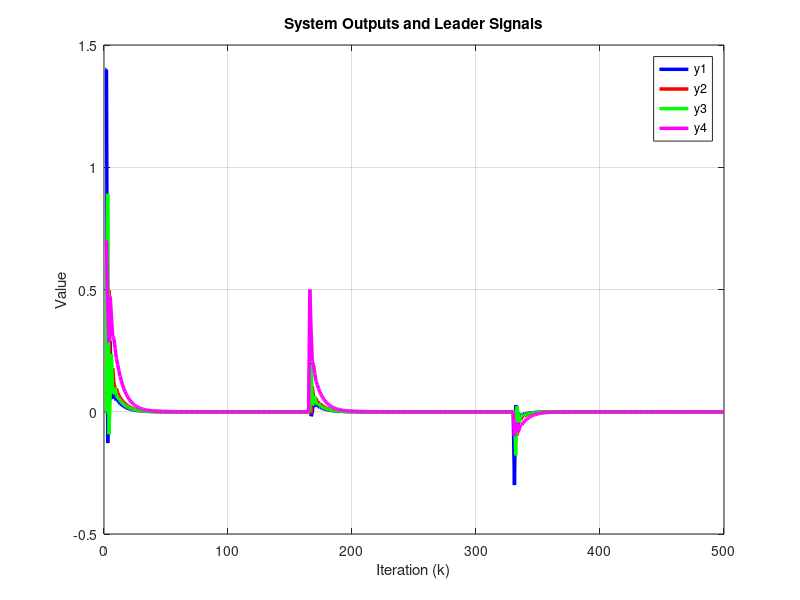

MATLAB code to generate this figure:
clc; clear;

%Parameters

rho = 10.5;
eta = 5;
lamda = 100;
mu = 80.5;
epsilon = 1e-5;
alpha = 1;

T = 0.1;
gamma1 = 0.05;
gamma2 = 0.05;
gamma3 = 0.05;
gamma4 = 0.05;

beta = 10;
sigma = 95;
tau = 1e-5;
nena = 1e-5;

rT = 1024;
L = 200;
m = 500;
n =600;


% initialization 

phi1 = zeros(m+1, 1);
phi2 = zeros(m+1, 1);
phi3 = zeros(m+1, 1);
phi4 = zeros(m+1, 1);

mfa1 = zeros(m+1, 1);
mfa2 = zeros(m+1, 1);
mfa3 = zeros(m+1, 1);
mfa4 = zeros(m+1, 1);

sm1 = zeros(m,1);
sm2 = zeros(m,1);
sm3 = zeros(m,1);
sm4 = zeros(m,1);

y1 = zeros(m+1, 1);
y2 = zeros(m+1, 1);
y3 = zeros(m+1, 1);
y4 = zeros(m+1, 1);

u1 = zeros(m,1);
u2 = zeros(m,1);
u3 = zeros(m,1);
u4 = zeros(m,1);

xi1 = zeros(m, 1);
xi2 = zeros(m, 1);
xi3 = zeros(m, 1);
xi4 = zeros(m, 1);

s1 = zeros(m, 1);
s2 = zeros(m, 1);
s3 = zeros(m, 1);
s4 = zeros(m, 1);

omega1 = zeros(m, 1);
omega2 = zeros(m, 1);
omega3 = zeros(m, 1);
omega4 = zeros(m, 1);

%Time Invarying Leaders signals (w5, w6)
% % Preallocate arrays (adjust size if needed)
w5 = zeros(1, m);  % example length, adjust as needed
w6 = zeros(1, m);  % example length, adjust as needed

% Set w5 values according to conditions
w5(1:165)     = 1.4;
w5(166:330)   = 1.6;
w5(331:end)   = 1.3;

% Set w6 values according to conditions
w6(1:165)     = 0.7;
w6(166:330)   = 1.2;
w6(331:end)   = 1.1;


% % Time vector for sinusoidal signals
% k = 1:m;
% t = (k-1) * T; % Time vector: t = (k-1)*T

% % Define sinusoidal leader signals (choose one of the variations below)

% % Variation 1: Low-frequency, same amplitude, phase-shifted signals
% w5 = 0.5 + 0.25 * sin(0.1 * t); % Amplitude = 0.25, frequency = 0.1 rad/s, offset = 1.15
% w6 = 0.5 + 0.25 * sin(0.1 * t + pi/2); % Same amplitude and frequency, phase shift = pi/2


for k = 1:m

    if k == 1
        phi1(k) = 1;
        phi2(k) = 1;
        phi3(k) = 1;
        phi4(k) = 1;
    elseif k == 2
        phi1(k) = phi1(k-1) + (eta * u1(k-1) / (mu + u1(k-1)^2)) * (y1(k) - phi1(k-1)*u1(k-1));
        phi2(k) = phi2(k-1) + (eta * u2(k-1) / (mu + u2(k-1)^2)) * (y2(k) - phi2(k-1)*u2(k-1));
        phi3(k) = phi3(k-1) + (eta * u3(k-1) / (mu + u3(k-1)^2)) * (y3(k) - phi3(k-1)*u3(k-1));
        phi4(k) = phi4(k-1) + (eta * u4(k-1) / (mu + u4(k-1)^2)) * (y4(k) - phi4(k-1)*u4(k-1));
    else
        phi1(k) = phi1(k-1) + (eta * (u1(k-1) - u1(k-2)) / (mu + (u1(k-1) - u1(k-2))^2)) * (y1(k) - y1(k-1) - phi1(k-1) * (u1(k-1) - u1(k-2)));
        phi2(k) = phi2(k-1) + (eta * (u2(k-1) - u2(k-2)) / (mu + (u2(k-1) - u2(k-2))^2)) * (y2(k) - y2(k-1) - phi2(k-1) * (u2(k-1) - u2(k-2)));
        phi3(k) = phi3(k-1) + (eta * (u3(k-1) - u3(k-2)) / (mu + (u3(k-1) - u3(k-2))^2)) * (y3(k) - y3(k-1) - phi3(k-1) * (u3(k-1) - u3(k-2)));
        phi4(k) = phi4(k-1) + (eta * (u4(k-1) - u4(k-2)) / (mu + (u4(k-1) - u4(k-2))^2)) * (y4(k) - y4(k-1) - phi4(k-1) * (u4(k-1) - u4(k-2)));
    end

    % Stability protection
    if k > 2 && (abs(phi1(k)) <= epsilon || abs(u1(k - 1) - u1(k - 2)) <= epsilon || sign(phi1(k)) ~= sign(phi1(1)))
        phi1(k) = phi1(1);
    end
    
    if k > 2 && (abs(phi2(k)) <= epsilon || abs(u2(k - 1) - u2(k - 2)) <= epsilon || sign(phi2(k)) ~= sign(phi2(1)))
        phi2(k) = phi2(1);
    end
    
    if k > 2 && (abs(phi3(k)) <= epsilon || abs(u3(k - 1) - u3(k - 2)) <= epsilon || sign(phi3(k)) ~= sign(phi3(1)))
        phi3(k) = phi3(1);
    end
    
    if k > 2 && (abs(phi4(k)) <= epsilon || abs(u4(k - 1) - u4(k - 2)) <= epsilon || sign(phi4(k)) ~= sign(phi4(1)))
        phi4(k) = phi4(1);
    end

    % Example for one time step:
    xi1(k) = y2(k) - 2 * y1(k) + w5(k);
    xi2(k) = y3(k) - y2(k);
    xi3(k) = y4(k) - 2 * y3(k) + y1(k);
    xi4(k) = y2(k) - 2 * y4(k) + w6(k);

    % Fix: Handle k=1 case for sliding surfaces
    if k == 1
        s1(k) = 0;
        s2(k) = 0;
        s3(k) = 0;
        s4(k) = 0;
    else
        s1(k) = alpha * xi1(k) - xi1(k-1);
        s2(k) = alpha * xi2(k) - xi2(k-1);
        s3(k) = alpha * xi3(k) - xi3(k-1);
        s4(k) = alpha * xi4(k) - xi4(k-1);
    end

    % Fix: Handle k=1 case for sliding surfaces
    if k == 1
        omega1(k) = 0;
        omega2(k) = 0;
        omega3(k) = 0;
        omega4(k) = 0;
    else
        omega1(k) = s1(k) + tau * (s1(k-1));
        omega2(k) = s2(k) + tau * (s2(k-1));
        omega3(k) = s3(k) + tau * (s3(k-1));
        omega4(k) = s4(k) + tau * (s4(k-1));
    end

    if k == 1
        mfa1(k) = 0;
        mfa2(k) = 0;
        mfa3(k) = 0;
        mfa4(k) = 0;
    else
        mfa1(k) = mfa1(k-1) + (rho * phi1(k)) / (lamda + abs(phi1(k)^2)) * xi1(k);
        mfa2(k) = mfa2(k-1) + (rho * phi2(k)) / (lamda + abs(phi2(k)^2)) * xi2(k);
        mfa3(k) = mfa3(k-1) + (rho * phi3(k)) / (lamda + abs(phi3(k)^2)) * xi3(k);
        mfa4(k) = mfa4(k-1) + (rho * phi4(k)) / (lamda + abs(phi4(k)^2)) * xi4(k);
    end


    % SMC updates
    if k == 1 
        sm1(k) = 0;
        sm2(k) = 0;
        sm3(k) = 0;
        sm4(k) = 0;
    else
        sm1(k) = sm1(k-1) + (beta * phi1(k)) / (sigma + (phi1(k))^2) * ...
            ( (xi1(k) + (y4(k) - y4(k-1)) + (w5(k) - w5(k-1))+(w6(k) - w6(k-1))) / (1 + 1) ...
            + (1-tau * alpha) * xi1(k) - tau * xi1(k-1) / (alpha * (2)) + nena * sign(omega1(k)) );

        sm2(k) = sm2(k-1) + (beta * phi2(k)) / (sigma + (phi2(k))^2) * ...
            ( (xi2(k) + (y3(k) - y3(k-1)) + (w5(k) - w5(k-1))+(w6(k) - w6(k-1))) / (1) ...
            + (1-tau * alpha) * xi2(k) - tau * xi2(k-1) / (alpha * (1)) + nena * sign(omega2(k)) );


        sm3(k) = sm3(k-1) + (beta * phi3(k)) / (sigma + (phi3(k))^2) * ...
            ( (xi3(k) + (y1(k) - y1(k-1)) + (y4(k) - y4(k-1)) + (w5(k) - w5(k-1))+(w6(k) - w6(k-1))) / (2) ...
            + (1-tau * alpha) * xi3(k) - tau * xi3(k-1) / (alpha * (2)) + nena * sign(omega3(k)) );


        sm4(k) = sm4(k-1) + (beta * phi4(k)) / (sigma + (phi4(k))^2) * ...
            ( (xi4(k) + (y2(k) - y3(k-1)) + (w5(k) - w5(k-1))+(w6(k) - w6(k-1))) / (2) ...
            + (1-tau * alpha) * xi4(k) - tau * xi4(k-1) / (alpha * (2)) + nena * sign(omega4(k)) );
    end

    % Control signal
    if k == 1
        u1(k) = 0;
        u2(k) = 0;
        u3(k) = 0;
        u4(k) = 0;
    else
        u1(k) = mfa1(k) + gamma1 * sm1(k);
        u2(k) = mfa2(k) + gamma2 * sm2(k);
        u3(k) = mfa3(k) + gamma3 * sm3(k);
        u4(k) = mfa4(k) + gamma4 * sm4(k);
    end
    if k == 1
        y1(k) = 0;
        y2(k) = 0;
        y3(k) = 0;
        y4(k) = 0;
    end

    % System dynamics (example, replace with actual system equations)

    y1(k + 1) = m / (rT * 0.1) * u1(k);
    y2(k + 1) = m / (rT * 0.1) * u2(k);
    y3(k + 1) = m / (rT * 0.1) * u3(k);
    y4(k + 1) = m / (rT * 0.3) * u4(k);

    
    % Ensure y values do not exceed bounds (example, adjust as needed)
 
    % y1(k) = max(0, min(1, y1(k)));
    % y2(k) = max(0, min(1, y2(k)));
    % y3(k) = max(0, min(1, y3(k)));
    % y4(k) = max(0, min(1, y4(k)));
    % % Ensure u values do not exceed bounds (example, adjust as needed)
    % u1(k) = max(0, min(1, u1(k)));
    % u2(k) = max(0, min(1, u2(k)));
    % u3(k) = max(0, min(1, u3(k)));
    % u4(k) = max(0, min(1, u4(k)));
    % % Ensure phi values do not exceed bounds (example, adjust as needed)
    % phi1(k) = max(0, min(1, phi1(k)));
    % phi2(k) = max(0, min(1, phi2(k)));
    % phi3(k) = max(0, min(1, phi3(k)));
    % phi4(k) = max(0, min(1, phi4(k)));

    % Plotting



end

% Time vector for plotting (assuming k represents discrete time steps)
k = 1:m;

% Plot system outputs (y1, y2, y3, y4) and leaders (w5, w6)
figure;
plot(k, xi1(1:m), 'b-', 'LineWidth', 2.5, 'DisplayName', 'y1');
hold on;
plot(k, xi2(1:m), 'r-', 'LineWidth', 2.5, 'DisplayName', 'y2');
plot(k, xi3(1:m), 'g-', 'LineWidth', 2.5, 'DisplayName', 'y3');
plot(k, xi4(1:m), 'm-', 'LineWidth', 2.5, 'DisplayName', 'y4');
% plot(k, w5, 'c--', 'LineWidth', 2.5, 'DisplayName', 'w5');
% plot(k, w6, 'k--', 'LineWidth', 2.5, 'DisplayName', 'w6');
hold off;
title('System Outputs and Leader Signals');
xlabel('Iteration (k)');
ylabel('Value');
legend('show');
grid on;



    
